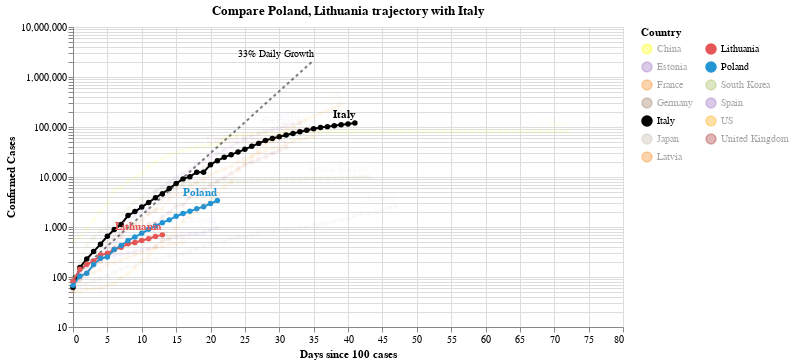

The cell this chart's notebook holds for it:
### Code cell
#hide_input
chart2 = make_since_chart(['Poland', 'Lithuania'])
chart2

### Figure 1 — Vega-Lite specification as saved in the notebook (floating-point values rounded to 4 significant figures; data arrays with more than 128 entries replaced by an {"elided": "..."} marker saying what was removed)
{"config": {"view": {"continuousWidth": 400, "continuousHeight": 300}}, "layer": [{"mark": {"type": "line", "color": "black", "opacity": 0.5, "strokeDash": [3, 3]}, "encoding": {"x": {"type": "quantitative", "field": "Days since 100 cases"}, "y": {"type": "quantitative", "field": "Confirmed Cases"}}}, {"mark": {"type": "text", "align": "right", "dy": -6, "fontSize": 10, "text": "33% Daily Growth"}, "encoding": {"x": {"type": "quantitative", "field": "Days since 100 cases"}, "y": {"type": "quantitative", "field": "Confirmed Cases"}}, "transform": [{"filter": "(datum['Days since 100 cases'] >= 35)"}]}, {"data": {"name": "data-ee5399c29f7029f6baf6716de7ad498c"}, "mark": {"type": "line", "point": true}, "encoding": {"color": {"type": "nominal", "field": "Country", "legend": {"columns": 2}, "scale": {"domain": ["China", "Estonia", "France", "Germany", "Italy", "Japan", "Latvia", "Lithuania", "Poland", "South Korea", "Spain", "US", "United Kingdom"], "range": ["yellow", "#9467bd", "#F58518", "#9D755D", "black", "#C1B7AD", "#F58518", "#E45756", "#2495D3", "#A1BA59", "#9467bd", "orange", "brown"]}}, "opacity": {"condition": {"value": 1, "selection": "selector005"}, "value": 0.05}, "tooltip": [{"type": "nominal", "field": "Country"}, {"type": "temporal", "field": "Date"}, {"type": "quantitative", "field": "Confirmed Cases"}, {"type": "quantitative", "field": "Days since 100 cases"}], "x": {"type": "quantitative", "field": "Days since 100 cases"}, "y": {"type": "quantitative", "field": "Confirmed Cases", "scale": {"type": "log"}}}, "selection": {"selector005": {"type": "multi", "fields": ["Country"], "bind": "legend", "init": [{"Country": "Poland"}, {"Country": "Lithuania"}, {"Country": "Italy"}]}}, "width": 550}, {"data": {"name": "data-ee5399c29f7029f6baf6716de7ad498c"}, "mark": {"type": "text", "align": "right", "dy": -8, "fontWeight": "bold"}, "encoding": {"color": {"type": "nominal", "field": "Country", "legend": {"columns": 2}, "scale": {"domain": ["China", "Estonia", "France", "Germany", "Italy", "Japan", "Latvia", "Lithuania", "Poland", "South Korea", "Spain", "US", "United Kingdom"], "range": ["yellow", "#9467bd", "#F58518", "#9D755D", "black", "#C1B7AD", "#F58518", "#E45756", "#2495D3", "#A1BA59", "#9467bd", "orange", "brown"]}}, "opacity": {"condition": {"value": 1, "selection": "selector005"}, "value": 0.05}, "text": {"type": "nominal", "field": "Country"}, "tooltip": [{"type": "nominal", "field": "Country"}, {"type": "temporal", "field": "Date"}, {"type": "quantitative", "field": "Confirmed Cases"}, {"type": "quantitative", "field": "Days since 100 cases"}], "x": {"type": "quantitative", "field": "Days since 100 cases"}, "y": {"type": "quantitative", "field": "Confirmed Cases", "scale": {"type": "log"}}}, "transform": [{"filter": "(datum['Date'] >= 1585872000000)"}], "width": 550}], "data": {"name": "data-c1a3bbf4dd040f2e7e8e7a69520e3c2a"}, "title": "Compare Poland, Lithuania trajectory with Italy", "$schema": "https://vega.github.io/schema/vega-lite/v4.0.2.json", "datasets": {"data-c1a3bbf4dd040f2e7e8e7a69520e3c2a": [{"Days since 100 cases": 0, "Confirmed Cases": 100.0}, {"Days since 100 cases": 1, "Confirmed Cases": 133.0}, {"Days since 100 cases": 2, "Confirmed Cases": 176.9}, {"Days since 100 cases": 3, "Confirmed Cases": 235.3}, {"Days since 100 cases": 4, "Confirmed Cases": 312.9}, {"Days since 100 cases": 5, "Confirmed Cases": 416.2}, {"Days since 100 cases": 6, "Confirmed Cases": 553.5}, {"Days since 100 cases": 7, "Confirmed Cases": 736.1}, {"Days since 100 cases": 8, "Confirmed Cases": 979.1}, {"Days since 100 cases": 9, "Confirmed Cases": 1302.0}, {"Days since 100 cases": 10, "Confirmed Cases": 1732.0}, {"Days since 100 cases": 11, "Confirmed Cases": 2303.0}, {"Days since 100 cases": 12, "Confirmed Cases": 3064.0}, {"Days since 100 cases": 13, "Confirmed Cases": 4074.0}, {"Days since 100 cases": 14, "Confirmed Cases": 5419.0}, {"Days since 100 cases": 15, "Confirmed Cases": 7207.0}, {"Days since 100 cases": 16, "Confirmed Cases": 9586.0}, {"Days since 100 cases": 17, "Confirmed Cases": 12750.0}, {"Days since 100 cases": 18, "Confirmed Cases": 16960.0}, {"Days since 100 cases": 19, "Confirmed Cases": 22550.0}, {"Days since 100 cases": 20, "Confirmed Cases": 29990.0}, {"Days since 100 cases": 21, "Confirmed Cases": 39890.0}, {"Days since 100 cases": 22, "Confirmed Cases": 53060.0}, {"Days since 100 cases": 23, "Confirmed Cases": 70560.0}, {"Days since 100 cases": 24, "Confirmed Cases": 93850.0}, {"Days since 100 cases": 25, "Confirmed Cases": 124800.0}, {"Days since 100 cases": 26, "Confirmed Cases": 166000.0}, {"Days since 100 cases": 27, "Confirmed Cases": 220800.0}, {"Days since 100 cases": 28, "Confirmed Cases": 293700.0}, {"Days since 100 cases": 29, "Confirmed Cases": 390600.0}, {"Days since 100 cases": 30, "Confirmed Cases": 519500.0}, {"Days since 100 cases": 31, "Confirmed Cases": 690900.0}, {"Days since 100 cases": 32, "Confirmed Cases": 918900.0}, {"Days since 100 cases": 33, "Confirmed Cases": 1222000.0}, {"Days since 100 cases": 34, "Confirmed Cases": 1625000.0}, {"Days since 100 cases": 35, "Confirmed Cases": 2162000.0}], "data-ee5399c29f7029f6baf6716de7ad498c": {"elided": "459 records"}}}
